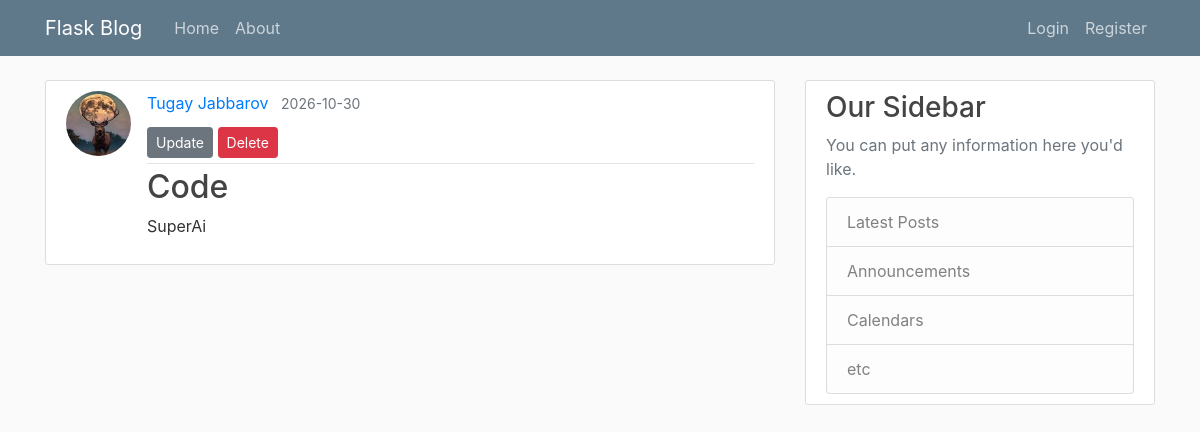
/post/1, run on the app's committed database.
### flaskblog/models.py (models this page shows, shortened)
class User(db.Model, UserMixin):
    id = db.Column(db.Integer, primary_key=True)
    username = db.Column(db.String(20), unique=True, nullable=False)
    email = db.Column(db.String(120), unique=True, nullable=False)
    image_file = db.Column(db.String(20), nullable=False, default='default.jpg')
    password = db.Column(db.String(60), nullable=False)
    posts = db.relationship("Post", backref='author', lazy=True)

class Post(db.Model):
    id = db.Column(db.Integer, primary_key=True)
    title = db.Column(db.String(100), nullable=False)
    date_posted = db.Column(db.DateTime, nullable=False, default=datetime.utcnow)
    content = db.Column(db.Text, nullable=False)
    user_id = db.Column(db.Integer, db.ForeignKey('user.id'), nullable=False)

### flaskblog/routes.py (the view)
@app.route("/post/<int:post_id>")
def post(post_id):
    post = Post.query.get_or_404(post_id)
    return render_template(
        'post.html',
        title=post.title,
        post=post
    )

### flaskblog/templates/post.html (shortened to what this page needs)
{% extends "layout.html" %}
{% block content %}
<article class="media content-section">
    <img class="rounded-circle article-img"
         src="{{ url_for('static', filename='profile_pics/' + post.author.image_file) }}">
    <div class="media-body">
        <div class="article-metadata">
            <a class="mr-2" href="#">
                {{ post.author.username }}
            </a>
            <small class="text-muted">
                {{ post.date_posted.strftime('%Y-%m-%d') }}
            </small>
            <div class="mt-2">
                <a class="btn btn-secondary btn-sm mt-1 mb-1"
                   href="{{ url_for('update_post', post_id=post.id) }}">
                    Update
                </a>
                <button type="button"
                        class="btn btn-danger btn-sm mt-1 mb-1"
                        data-toggle="modal"
                        data-target="#deleteModal">
                    Delete
                </button>
            </div>
        </div>
        <h2 class="article-title">{{ post.title }}</h2>
        <p class="article-content">{{ post.content }}</p>
    </div>
</article>
{% endblock content %}

### flaskblog/static/main.css (style rules this page uses)
body { background: #fafafa; color: #333333; margin-top: 5rem; }
h1, h2, h3, h4, h5, h6 { color: #444444; }
.content-section { background: #ffffff; padding: 10px 20px; border: 1px solid #dddddd; border-radius: 3px; margin-bottom: 20px; }
.article-title { color: #444444; }
.article-content { white-space: pre-line; }
.article-img { height: 65px; width: 65px; margin-right: 16px; }
.article-metadata { padding-bottom: 1px; margin-bottom: 4px; border-bottom: 1px solid #e3e3e3 }

### data on the page
User: image_file (picture), author.username "Tugay Jabbarov"
Post: date_posted "2026-10-30", title "Code", content "SuperAi"
